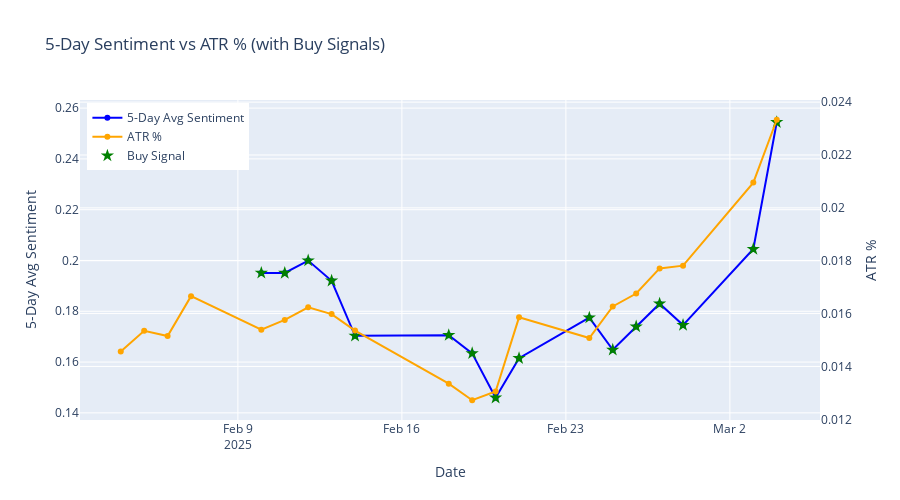

Write notebook code for a chart like this one.
### Code cell
import plotly.graph_objects as go

# Ensure 'Date' is datetime and set as index if needed
merged_data['Date'] = pd.to_datetime(merged_data['Date'])

fig = go.Figure()

# Plot 5-day Avg Sentiment
fig.add_trace(go.Scatter(
    x=merged_data['Date'],
    y=merged_data['5_day_avg_sentiment_norm'],
    mode='lines+markers',
    name='5-Day Avg Sentiment',
    line=dict(color='blue')
))

# Plot ATR %
fig.add_trace(go.Scatter(
    x=merged_data['Date'],
    y=merged_data['atr_pct'],
    mode='lines+markers',
    name='ATR %',
    yaxis='y2',
    line=dict(color='orange')
))

# Optional: Highlight Buy Signal Dates (even though there are none now)
fig.add_trace(go.Scatter(
    x=merged_data.loc[merged_data['Buy_Signal'], 'Date'],
    y=merged_data.loc[merged_data['Buy_Signal'], '5_day_avg_sentiment_norm'],
    mode='markers',
    marker=dict(color='green', size=10, symbol='star'),
    name='Buy Signal'
))

# Add dual axis layout
fig.update_layout(
    title="5-Day Sentiment vs ATR % (with Buy Signals)",
    xaxis_title='Date',
    yaxis=dict(title='5-Day Avg Sentiment'),
    yaxis2=dict(title='ATR %', overlaying='y', side='right'),
    legend=dict(x=0.01, y=0.99),
    height=500
)

fig.show()

### Figure 1 — Plotly figure (JSON) as saved in the notebook; plotly's stock layout.template omitted (floating-point values rounded to 4 significant figures)
{"data": [{"line": {"color": "blue"}, "mode": "lines+markers", "name": "5-Day Avg Sentiment", "type": "scatter", "x": ["2025-02-04T00:00:00.000000000", "2025-02-05T00:00:00.000000000", "2025-02-06T00:00:00.000000000", "2025-02-07T00:00:00.000000000", "2025-02-10T00:00:00.000000000", "2025-02-11T00:00:00.000000000", "2025-02-12T00:00:00.000000000", "2025-02-13T00:00:00.000000000", "2025-02-14T00:00:00.000000000", "2025-02-18T00:00:00.000000000", "2025-02-19T00:00:00.000000000", "2025-02-20T00:00:00.000000000", "2025-02-21T00:00:00.000000000", "2025-02-24T00:00:00.000000000", "2025-02-25T00:00:00.000000000", "2025-02-26T00:00:00.000000000", "2025-02-27T00:00:00.000000000", "2025-02-28T00:00:00.000000000", "2025-03-03T00:00:00.000000000", "2025-03-04T00:00:00.000000000"], "y": [NaN, NaN, NaN, NaN, 0.1951, 0.1951, 0.2, 0.192, 0.1703, 0.1706, 0.1634, 0.1459, 0.1615, 0.1775, 0.1648, 0.174, 0.183, 0.1746, 0.2045, 0.2544]}, {"line": {"color": "orange"}, "mode": "lines+markers", "name": "ATR %", "type": "scatter", "x": ["2025-02-04T00:00:00.000000000", "2025-02-05T00:00:00.000000000", "2025-02-06T00:00:00.000000000", "2025-02-07T00:00:00.000000000", "2025-02-10T00:00:00.000000000", "2025-02-11T00:00:00.000000000", "2025-02-12T00:00:00.000000000", "2025-02-13T00:00:00.000000000", "2025-02-14T00:00:00.000000000", "2025-02-18T00:00:00.000000000", "2025-02-19T00:00:00.000000000", "2025-02-20T00:00:00.000000000", "2025-02-21T00:00:00.000000000", "2025-02-24T00:00:00.000000000", "2025-02-25T00:00:00.000000000", "2025-02-26T00:00:00.000000000", "2025-02-27T00:00:00.000000000", "2025-02-28T00:00:00.000000000", "2025-03-03T00:00:00.000000000", "2025-03-04T00:00:00.000000000"], "y": [0.01456, 0.01535, 0.01515, 0.01666, 0.01539, 0.01576, 0.01624, 0.01598, 0.01536, 0.01335, 0.01272, 0.01305, 0.01586, 0.01508, 0.01627, 0.01676, 0.01771, 0.01781, 0.02095, 0.02333], "yaxis": "y2"}, {"marker": {"color": "green", "size": 10, "symbol": "star"}, "mode": "markers", "name": "Buy Signal", "type": "scatter", "x": ["2025-02-05T00:00:00.000000000", "2025-02-10T00:00:00.000000000", "2025-02-11T00:00:00.000000000", "2025-02-12T00:00:00.000000000", "2025-02-13T00:00:00.000000000", "2025-02-14T00:00:00.000000000", "2025-02-18T00:00:00.000000000", "2025-02-19T00:00:00.000000000", "2025-02-20T00:00:00.000000000", "2025-02-21T00:00:00.000000000", "2025-02-24T00:00:00.000000000", "2025-02-25T00:00:00.000000000", "2025-02-26T00:00:00.000000000", "2025-02-27T00:00:00.000000000", "2025-02-28T00:00:00.000000000", "2025-03-03T00:00:00.000000000", "2025-03-04T00:00:00.000000000"], "y": [NaN, 0.1951, 0.1951, 0.2, 0.192, 0.1703, 0.1706, 0.1634, 0.1459, 0.1615, 0.1775, 0.1648, 0.174, 0.183, 0.1746, 0.2045, 0.2544]}], "layout": {"height": 500, "legend": {"x": 0.01, "y": 0.99}, "title": {"text": "5-Day Sentiment vs ATR % (with Buy Signals)"}, "xaxis": {"title": {"text": "Date"}}, "yaxis": {"title": {"text": "5-Day Avg Sentiment"}}, "yaxis2": {"overlaying": "y", "side": "right", "title": {"text": "ATR %"}}}}
